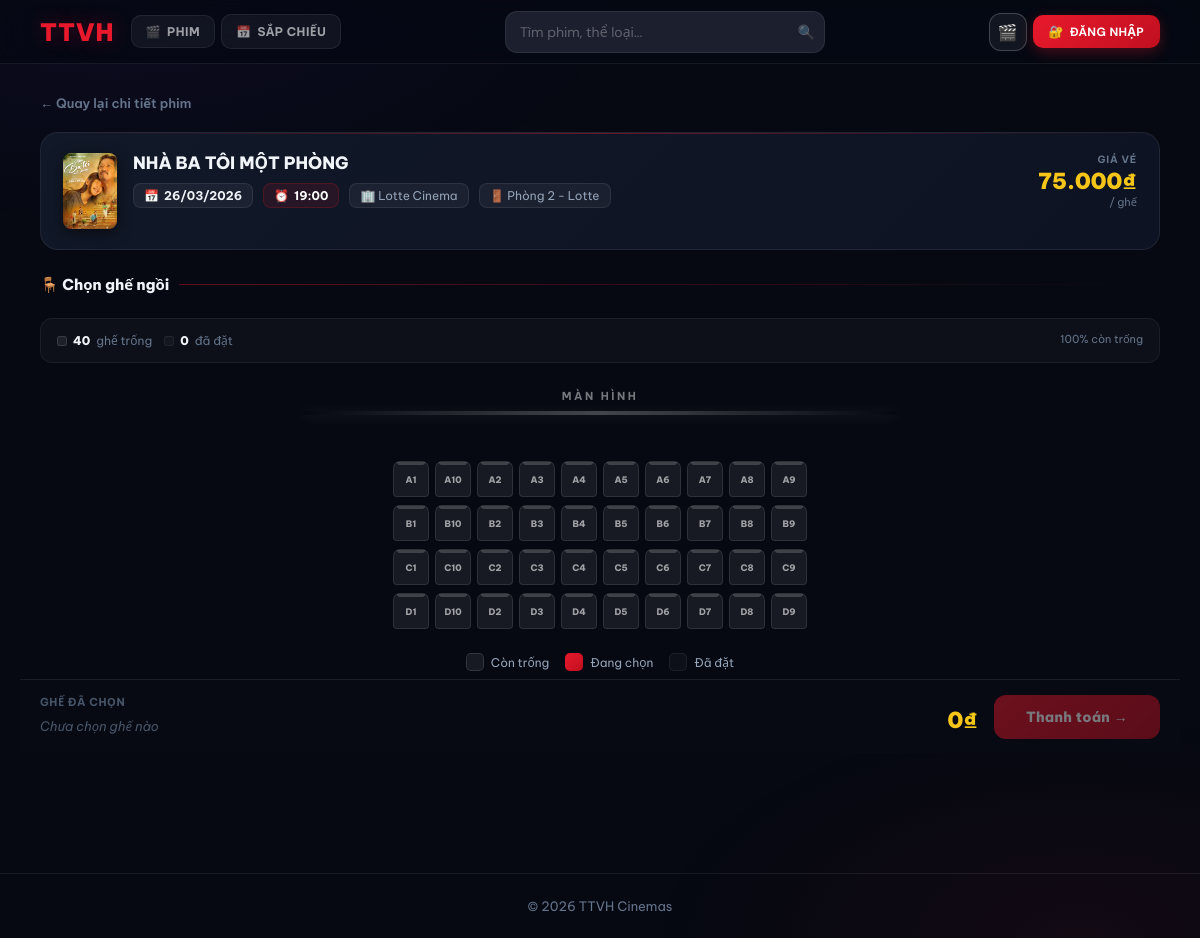
The app's page /user/chon_ghe.php?suat_id=116 (signed in) with its own data.
### tables this page shows
CREATE TABLE `suat_chieu` (
  `id` int(11) NOT NULL,
  `phim_id` int(11) DEFAULT NULL,
  `phong_id` int(11) DEFAULT NULL,
  `ngay` date DEFAULT NULL,
  `gio` time DEFAULT NULL,
  `gia` int(11) DEFAULT NULL
);

CREATE TABLE `phim` (
  `id` int(11) NOT NULL,
  `ten_phim` varchar(200) DEFAULT NULL,
  `the_loai` varchar(100) DEFAULT NULL,
  `thoi_luong` int(11) DEFAULT NULL,
  `mo_ta` text DEFAULT NULL,
  `poster` varchar(255) DEFAULT NULL,
  `banner` varchar(255) DEFAULT NULL,
  `ngay_khoi_chieu` date DEFAULT NULL,
  `trailer_url` varchar(255) DEFAULT NULL,
  `do_tuoi` varchar(10) DEFAULT 'P'
);

CREATE TABLE `rap` (
  `id` int(11) NOT NULL,
  `ten_rap` varchar(200) DEFAULT NULL,
  `dia_chi` varchar(255) DEFAULT NULL,
  `thanh_pho` varchar(100) DEFAULT NULL,
  `so_dien_thoai` varchar(20) DEFAULT NULL
);

CREATE TABLE `phong_chieu` (
  `id` int(11) NOT NULL,
  `rap_id` int(11) DEFAULT NULL,
  `ten_phong` varchar(50) DEFAULT NULL
);

CREATE TABLE `ghe` (
  `id` int(11) NOT NULL,
  `phong_id` int(11) DEFAULT NULL,
  `ten_ghe` varchar(10) DEFAULT NULL
);

### user/chon_ghe.php (the view, shortened to what this page needs)
<?php
include '../config/db.php';
$suat_chieu_id = $_GET['suat_id'] ?? 0;
$sql = "
SELECT
    ghe.id,
    ghe.ten_ghe,
    EXISTS (
        SELECT 1
        FROM ve
        WHERE ve.ghe_id = ghe.id
        AND ve.suat_chieu_id = $suat_chieu_id
    ) AS da_dat
FROM ghe
WHERE ghe.phong_id = (SELECT phong_id FROM suat_chieu WHERE id = $suat_chieu_id LIMIT 1)
ORDER BY ghe.ten_ghe
";
$result = mysqli_query($conn, $sql);
$info_sql = "
SELECT
    p.id AS phim_id, p.ten_phim, p.poster, p.the_loai, p.thoi_luong, p.mo_ta,
    s.ngay, s.gio, s.gia,
    pc.ten_phong, r.ten_rap
FROM suat_chieu s
LEFT JOIN phim p ON s.phim_id = p.id
LEFT JOIN phong_chieu pc ON s.phong_id = pc.id
LEFT JOIN rap r ON pc.rap_id = r.id
WHERE s.id = $suat_chieu_id
";
$info_result = mysqli_query($conn, $info_sql);
$info = mysqli_fetch_assoc($info_result);
function fmt_money($n){ return $n !== null ? number_format($n,0,',','.') . '₫' : '—'; }
$count_sql = "
    SELECT
        COUNT(*) AS tong_ghe,
        SUM(EXISTS(SELECT 1 FROM ve WHERE ve.ghe_id = ghe.id AND ve.suat_chieu_id = $suat_chieu_id)) AS da_dat
    FROM ghe
    WHERE ghe.phong_id = (SELECT phong_id FROM suat_chieu WHERE id = $suat_chieu_id LIMIT 1)
";
$res_count_row = mysqli_query($conn, $count_sql);
        $count_row = $res_count_row ? mysqli_fetch_assoc($res_count_row) : null;
$tong_ghe  = (int)($count_row['tong_ghe'] ?? 0);
$ghe_dat   = (int)($count_row['da_dat']   ?? 0);
$ghe_trong = $tong_ghe - $ghe_dat;
$pct_trong = $tong_ghe > 0 ? round($ghe_trong / $tong_ghe * 100) : 0;
?>
<!DOCTYPE html>
<html lang="vi">
<head>
<link rel="stylesheet" href="../assets/css/style.css">
<link rel="stylesheet" href="../assets/css/movie-detail.css">
<link rel="stylesheet" href="../assets/css/search.css">
<link rel="stylesheet" href="../assets/css/user-menu.css">
<link rel="stylesheet" href="../assets/css/login-modal.css">
<link rel="stylesheet" href="../assets/css/theme-toggle.css">
<link rel="stylesheet" href="../assets/css/mobile-premium.css?v=<?php echo time(); ?>">
</head>
<body class="movie-detail-page">
<?php $active_page = ''; include 'components/header.php'; ?>
<main class="md-container">
  <a class="back" href="chi_tiet_phim.php?id=<?= $info['phim_id'] ?? 0 ?>">← Quay lại chi tiết phim</a>
  <div style="background:linear-gradient(135deg,#111827,#0d1322);border:1px solid rgba(255,255,255,0.07);border-radius:18px;padding:20px 22px;margin-bottom:24px;position:relative;overflow:hidden;">
    <div style="position:absolute;top:0;left:0;right:0;height:1px;background:linear-gradient(90deg,transparent,rgba(232,25,44,.4),transparent);"></div>
    <div style="display:flex;gap:16px;align-items:flex-start;flex-wrap:wrap;">
      <img src="../assets/images/<?= htmlspecialchars($info['poster']) ?>"
           style="width:54px;height:76px;object-fit:cover;border-radius:8px;flex-shrink:0;box-shadow:0 4px 14px rgba(0,0,0,.5);" alt="">
      <div style="flex:1;min-width:0;">
        <div style="font-size:17px;font-weight:800;color:#f1f5f9;margin-bottom:10px;line-height:1.2;"><?= htmlspecialchars($info['ten_phim']) ?></div>
        <div style="display:flex;gap:10px;flex-wrap:wrap;">
          <span style="display:inline-flex;align-items:center;gap:5px;font-size:12px;background:rgba(255,255,255,.05);border:1px solid rgba(255,255,255,.08);padding:4px 10px;border-radius:8px;color:#94a3b8;">
            📅 <strong style="color:#f1f5f9;"><?= date('d/m/Y', strtotime($info['ngay'])) ?></strong>
          </span>
          <span style="display:inline-flex;align-items:center;gap:5px;font-size:12px;background:rgba(232,25,44,.1);border:1px solid rgba(232,25,44,.2);padding:4px 10px;border-radius:8px;color:#fca5a5;">
            ⏰ <strong style="color:#fff;"><?= substr($info['gio'],0,5) ?></strong>
          </span>
          <span style="display:inline-flex;align-items:center;gap:5px;font-size:12px;background:rgba(255,255,255,.05);border:1px solid rgba(255,255,255,.08);padding:4px 10px;border-radius:8px;color:#94a3b8;">
            🏢 <?= htmlspecialchars($info['ten_rap'] ?? 'Rạp') ?>
          </span>
          <?php if (!empty($info['ten_phong'])): ?>
          <span style="display:inline-flex;align-items:center;gap:5px;font-size:12px;background:rgba(255,255,255,.05);border:1px solid rgba(255,255,255,.08);padding:4px 10px;border-radius:8px;color:#94a3b8;">
            🚪 <?= htmlspecialchars($info['ten_phong']) ?>
          </span>
          <?php endif; ?>
        </div>
      </div>
      <div style="text-align:right;flex-shrink:0;">
        <div style="font-size:10px;font-weight:700;letter-spacing:.8px;color:#64748b;text-transform:uppercase;margin-bottom:4px;">Giá vé</div>
        <div style="font-size:22px;font-weight:900;color:#f5c518;line-height:1;"><?= fmt_money($info['gia']) ?></div>
        <div style="font-size:11px;color:#64748b;margin-top:2px;">/ ghế</div>
      </div>
    </div>
  </div>
  <h2 style="font-size:15px;font-weight:800;color:#f1f5f9;margin-bottom:16px;display:flex;align-items:center;gap:10px;">
    🪑 Chọn ghế ngồi
    <span style="flex:1;height:1px;background:linear-gradient(90deg,rgba(232,25,44,.4),transparent);"></span>
  </h2>
  <section class="seat-section">
    <div class="seat-stats">
      <div class="stat-item">
        <div class="stat-dot av"></div>
        <span class="stat-val" id="statTrong"><?= $ghe_trong ?></span>
        <span class="stat-lbl">ghế trống</span>
      </div>
      <div class="stat-item">
        <div class="stat-dot bk"></div>
        <span class="stat-val"><?= $ghe_dat ?></span>
        <span class="stat-lbl">đã đặt</span>
      </div>
      <div class="stat-item" style="flex:1;flex-direction:column;align-items:flex-end;gap:4px;">
        <div class="seat-progress-lbl"><span id="statPct"><?= $pct_trong ?></span>% còn trống</div>
      </div>
    </div>
    <div class="screen-bar">Màn hình</div>
    <div class="seat-wrapper">
<?php
$currentRow = '';
while ($row = mysqli_fetch_assoc($result)) {
    $rowChar = substr($row['ten_ghe'], 0, 1);
    if ($currentRow != $rowChar) {
        if ($currentRow != '') echo '</div>';
        echo "<div class='seat-row'>";
        $currentRow = $rowChar;
    }
    $class = $row['da_dat'] ? 'seat booked' : 'seat';
    echo "<button
            class='$class'
            data-seat='{$row['ten_ghe']}'
            ".($row['da_dat'] ? 'disabled' : '').">
            {$row['ten_ghe']}
          </button>";
}
if ($currentRow != '') echo '</div>';
?>
        </div>
    <div class="seat-legend">
      <div class="legend-item"><div class="legend-dot available"></div>Còn trống</div>
      <div class="legend-item"><div class="legend-dot selected-l"></div>Đang chọn</div>
      <div class="legend-item"><div class="legend-dot booked-l"></div>Đã đặt</div>
    </div>
  </section>
  <div class="checkout-bar">
    <div class="checkout-info">
      <div class="checkout-label">Ghế đã chọn</div>
      <div class="checkout-seats-list" id="seatTagList">
        <span class="checkout-empty" id="emptyMsg">Chưa chọn ghế nào</span>
      </div>
    </div>
    <div class="checkout-right">
      <div class="checkout-total" id="total">0₫</div>
    </div>
    <form action="payment.php" method="POST" style="margin:0;">
      <button type="submit" class="btn-checkout" id="btnCheckout" disabled>Thanh toán →</button>
    </form>
  </div>
</main>
<footer class="footer"><div>© <?= date('Y') ?> TTVH Cinemas</div></footer>
</body>
</html>

### assets/css/style.css (style rules this page uses)
:root { --brand-dark: #08090f; --brand-deeper: #050508; --surface-1: #0e1019; --surface-2: #141620; --surface-3: #1c1f2e; --accent-red: #e8192c; --accent-rose: #ff4d6d; --accent-gold: #f5c518; --accent-purple: #7c3aed; --accent-blue: #3b82f6; --text-primary: #f1f5f9; --text-secondary:#94a3b8; --text-muted: #475569; --border-subtle: rgba(255,255,255,0.07); --border-light: rgba(255,255,255,0.12); --glass-bg: rgba(14,16,25,0.75); --glass-blur: blur(20px); --shadow-card: 0 8px 32px rgba(0,0,0,0.5); --shadow-glow: 0 0 40px rgba(232,25,44,0.15); --radius-sm: 8px; --radius-md: 12px; --radius-lg: 18px; --radius-xl: 24px; --font-display: 'Bebas Neue', sans-serif; --font-body: 'DM Sans', system-ui, -apple-system, sans-serif; --ease-spring: cubic-bezier(0.34,1.56,0.64,1); --ease-smooth: cubic-bezier(0.25,0.8,0.25,1); --transition: 0.22s var(--ease-smooth); }
*, *::before, *::after { box-sizing: border-box; margin: 0; padding: 0; }
html { scroll-behavior: smooth; scrollbar-width: thin; scrollbar-color: rgba(232,25,44,0.4) rgba(0,0,0,0.2); }
body { font-family: var(--font-body); background: var(--brand-dark); color: var(--text-primary); -webkit-font-smoothing: antialiased; -moz-osx-font-smoothing: grayscale; overflow-y: scroll; }
a { color: inherit; text-decoration: none; }
img { display: block; max-width: 100%; }
button { font-family: inherit; cursor: pointer; }
.seat-wrapper { margin-top: 30px; display: flex; flex-direction: column; gap: 8px; }
.seat-row { display: flex; justify-content: center; gap: 6px; }
.seat { width: 42px; height: 42px; background: var(--surface-2); border: 1px solid var(--border-subtle); border-radius: var(--radius-sm); cursor: pointer; font-weight: 700; font-size: 11px; color: var(--text-secondary); transition: all 0.15s ease; display: flex; align-items: center; justify-content: center; }
.movie-detail-page { font-family: var(--font-body); background: var(--brand-dark); color: var(--text-primary); -webkit-font-smoothing: antialiased; }
.movie-detail-page .footer { margin-top: 48px; padding: 20px; text-align: center; color: var(--text-muted); font-size: 13px; border-top: 1px solid var(--border-subtle); }
.md-container { max-width: 1100px; margin: 36px auto; padding: 0 20px; }
.back { display: inline-flex; align-items: center; gap: 8px; margin-bottom: 18px; color: var(--text-secondary); font-size: 14px; font-weight: 600; text-decoration: none; transition: color var(--transition); }

### assets/css/movie-detail.css (style rules this page uses)
:root { --bg: #060912; --surface: #0d1322; --card: #111827; --border: rgba(255,255,255,0.07); --red: #e8192c; --red-glow: rgba(232,25,44,0.35); --gold: #f5c518; --purple: #7c3aed; --text: #f1f5f9; --muted: #64748b; --subtle: rgba(255,255,255,0.05); --header-h: 64px; --header-sh: 50px; --ease: cubic-bezier(0.22,1,0.36,1); }
*,*::before,*::after { box-sizing: border-box; }
body.movie-detail-page { font-family: 'Be Vietnam Pro', system-ui, sans-serif; background: var(--bg); color: var(--text); -webkit-font-smoothing: antialiased; margin: 0; min-height: 100vh; padding-top: var(--header-h); }
body.movie-detail-page::before { content: ''; position: fixed; inset: 0; background: radial-gradient(ellipse 70% 40% at 10% 0%, rgba(124,58,237,0.07) 0%, transparent 60%), radial-gradient(ellipse 60% 40% at 90% 100%, rgba(232,25,44,0.06) 0%, transparent 60%); pointer-events: none; z-index: 0; }
body.movie-detail-page > * { position: relative; z-index: 1; }
.md-container { max-width: 1160px; margin: 0 auto; padding: 28px 20px 60px; }
.back { display: inline-flex; align-items: center; gap: 6px; color: var(--muted); text-decoration: none; font-size: 13px; font-weight: 600; margin-bottom: 20px; transition: color .2s; }
.movie-detail-page .footer { margin-top: 60px; padding: 24px 20px; text-align: center; color: var(--muted); font-size: 13px; border-top: 1px solid var(--border); }

### assets/css/theme-toggle.css (style rules this page uses)
:root { --light-bg: #f6f7fb; --light-surface: #ffffff; --light-text: #0f172a; --light-muted: #475569; --light-border: #e2e8f0; --light-accent: #2563eb; }

### records on screen
suat_chieu: phim.poster (picture), phim.ten_phim "NHÀ BA TÔI MỘT PHÒNG", ngay "26/03/2026", gio "19:00", rap.ten_rap "Lotte Cinema", phong_chieu.ten_phong "Phòng 2 - Lotte", gia "75.000₫"
ghe: ten_ghe "A1"
ghe: ten_ghe "A10"
ghe: ten_ghe "A2"
ghe: ten_ghe "A3"
ghe: ten_ghe "A4"
ghe: ten_ghe "A5"
ghe: ten_ghe "A6"
ghe: ten_ghe "A7"
ghe: ten_ghe "A8"
ghe: ten_ghe "A9"
ghe: ten_ghe "B1"
ghe: ten_ghe "B10"
ghe: ten_ghe "B2"
ghe: ten_ghe "B3"
ghe: ten_ghe "B4"
ghe: ten_ghe "B5"
ghe: ten_ghe "B6"
ghe: ten_ghe "B7"
ghe: ten_ghe "B8"
ghe: ten_ghe "B9"
ghe: ten_ghe "C1"
ghe: ten_ghe "C10"
ghe: ten_ghe "C2"
ghe: ten_ghe "C3"
ghe: ten_ghe "C4"
ghe: ten_ghe "C5"
ghe: ten_ghe "C6"
ghe: ten_ghe "C7"
ghe: ten_ghe "C8"
ghe: ten_ghe "C9"
ghe: ten_ghe "D1"
ghe: ten_ghe "D10"
ghe: ten_ghe "D2"
ghe: ten_ghe "D3"
ghe: ten_ghe "D4"
ghe: ten_ghe "D5"
ghe: ten_ghe "D6"
ghe: ten_ghe "D7"
ghe: ten_ghe "D8"
ghe: ten_ghe "D9"

### other values on screen
$ghe_trong "40"
$ghe_dat "0"
$pct_trong "100"
